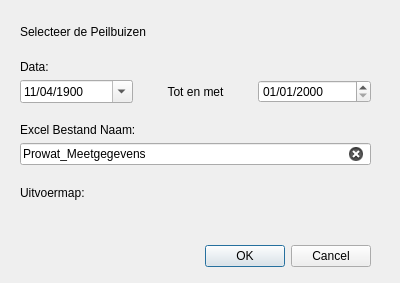
<?xml version="1.0" encoding="UTF-8"?>
<ui version="4.0">
 <class>PRW_Data_OpvragerDialogBase</class>
 <widget class="QDialog" name="PRW_Data_OpvragerDialogBase">
  <property name="geometry">
   <rect>
    <x>0</x>
    <y>0</y>
    <width>400</width>
    <height>283</height>
   </rect>
  </property>
  <property name="windowTitle">
   <string>PRW</string>
  </property>
  <widget class="QDialogButtonBox" name="button_box">
   <property name="geometry">
    <rect>
     <x>30</x>
     <y>240</y>
     <width>341</width>
     <height>32</height>
    </rect>
   </property>
   <property name="orientation">
    <enum>Qt::Horizontal</enum>
   </property>
   <property name="standardButtons">
    <set>QDialogButtonBox::Cancel|QDialogButtonBox::Ok</set>
   </property>
  </widget>
  <widget class="QWidget" name="verticalLayoutWidget">
   <property name="geometry">
    <rect>
     <x>20</x>
     <y>10</y>
     <width>351</width>
     <height>225</height>
    </rect>
   </property>
   <layout class="QVBoxLayout" name="verticalLayout">
    <item>
     <widget class="QLabel" name="label_4">
      <property name="text">
       <string>Selecteer de Peilbuizen</string>
      </property>
      <property name="alignment">
       <set>Qt::AlignBottom|Qt::AlignLeading|Qt::AlignLeft</set>
      </property>
     </widget>
    </item>
    <item>
     <widget class="QLabel" name="label_6">
      <property name="text">
       <string>Data:</string>
      </property>
      <property name="alignment">
       <set>Qt::AlignBottom|Qt::AlignLeading|Qt::AlignLeft</set>
      </property>
     </widget>
    </item>
    <item>
     <layout class="QHBoxLayout" name="horizontalLayout">
      <item>
       <widget class="QgsDateTimeEdit" name="DateMin">
        <property name="date">
         <date>
          <year>1900</year>
          <month>4</month>
          <day>11</day>
         </date>
        </property>
        <property name="currentSection">
         <enum>QDateTimeEdit::DaySection</enum>
        </property>
        <property name="displayFormat">
         <string>dd/MM/yyyy</string>
        </property>
        <property name="calendarPopup">
         <bool>true</bool>
        </property>
        <property name="currentSectionIndex">
         <number>0</number>
        </property>
        <property name="allowNull">
         <bool>false</bool>
        </property>
       </widget>
      </item>
      <item>
       <widget class="QLabel" name="label">
        <property name="text">
         <string>Tot en met</string>
        </property>
        <property name="alignment">
         <set>Qt::AlignCenter</set>
        </property>
       </widget>
      </item>
      <item>
       <widget class="QgsDateTimeEdit" name="DateMax">
        <property name="time">
         <time>
          <hour>0</hour>
          <minute>0</minute>
          <second>0</second>
         </time>
        </property>
        <property name="displayFormat">
         <string>dd/MM/yyyy</string>
        </property>
        <property name="allowNull">
         <bool>false</bool>
        </property>
       </widget>
      </item>
     </layout>
    </item>
    <item>
     <widget class="QLabel" name="label_5">
      <property name="text">
       <string>Excel Bestand Naam:</string>
      </property>
      <property name="alignment">
       <set>Qt::AlignBottom|Qt::AlignLeading|Qt::AlignLeft</set>
      </property>
     </widget>
    </item>
    <item>
     <widget class="QLineEdit" name="FileName">
      <property name="toolTip">
       <string/>
      </property>
      <property name="accessibleName">
       <string/>
      </property>
      <property name="inputMask">
       <string/>
      </property>
      <property name="text">
       <string>Prowat_Meetgegevens</string>
      </property>
      <property name="placeholderText">
       <string>Prowat_Meetgegevens</string>
      </property>
      <property name="clearButtonEnabled">
       <bool>true</bool>
      </property>
     </widget>
    </item>
    <item>
     <widget class="QLabel" name="label_2">
      <property name="text">
       <string>Uitvoermap:</string>
      </property>
      <property name="alignment">
       <set>Qt::AlignBottom|Qt::AlignLeading|Qt::AlignLeft</set>
      </property>
     </widget>
    </item>
    <item>
     <widget class="QgsFileWidget" name="OutputLocation">
      <property name="fileWidgetButtonVisible">
       <bool>true</bool>
      </property>
      <property name="useLink">
       <bool>false</bool>
      </property>
      <property name="fullUrl">
       <bool>false</bool>
      </property>
      <property name="dialogTitle">
       <string/>
      </property>
      <property name="filter">
       <string/>
      </property>
      <property name="defaultRoot">
       <string>C:\Users\Desktop\Desktop\</string>
      </property>
     </widget>
    </item>
   </layout>
  </widget>
 </widget>
 <customwidgets>
  <customwidget>
   <class>QgsDateTimeEdit</class>
   <extends>QDateTimeEdit</extends>
   <header>qgsdatetimeedit.h</header>
  </customwidget>
  <customwidget>
   <class>QgsFileWidget</class>
   <extends>QWidget</extends>
   <header>qgsfilewidget.h</header>
  </customwidget>
 </customwidgets>
 <resources/>
 <connections>
  <connection>
   <sender>button_box</sender>
   <signal>accepted()</signal>
   <receiver>PRW_Data_OpvragerDialogBase</receiver>
   <slot>accept()</slot>
   <hints>
    <hint type="sourcelabel">
     <x>20</x>
     <y>20</y>
    </hint>
    <hint type="destinationlabel">
     <x>20</x>
     <y>20</y>
    </hint>
   </hints>
  </connection>
  <connection>
   <sender>button_box</sender>
   <signal>rejected()</signal>
   <receiver>PRW_Data_OpvragerDialogBase</receiver>
   <slot>reject()</slot>
   <hints>
    <hint type="sourcelabel">
     <x>20</x>
     <y>20</y>
    </hint>
    <hint type="destinationlabel">
     <x>20</x>
     <y>20</y>
    </hint>
   </hints>
  </connection>
 </connections>
</ui>
